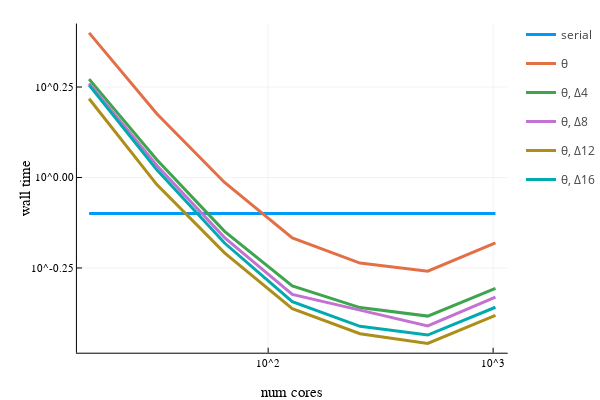

Source (notebook cell):
### Code cell
ncores = [16, 32, 64, 128, 256, 512, 1024]
# ranks = [2, 4, 8, 12, 16, 32, 64]
ranks = [4, 8, 12, 16]
ml = 4
cf = 4
tol = 1e-6

function readΔ(rank, nc) return parseTiming("ks_Delta$(rank)_nc$(nc)_cf$(cf)_ml$(ml)", tol) end
readθ = nc -> parseTiming("ks_nc$(nc)_cf$(cf)_ml$(ml)", tol)
# function readΔ(rank, nc) return parseTiming("ks_Delta$(rank)_nc$(nc)_cf$(cf)_ml$(ml)") end
# readθ = nc -> parseTiming("ks_nc$(nc)_cf$(cf)_ml$(ml)")

# serial timing
tser = parseTiming("ks_ml1")
pl = plot(ncores, x->tser, linewidth=3, label="serial", xaxis=("num cores", :log), yaxis=("wall time", :log))

# θ timing
# tθ = zeros(length(ncores))
# for i in 1:length(ncores)
#     tθ[i] = parseTiming("ks_nc$(ncores[i])_cf$(cf)_ml$(ml)")
# end
itersθ = parseIters("ks_nc$(ncores[1])_cf4_ml4")
tθ = readθ.(ncores)
println("θ iters: $(itersθ)")
println("θ speedup: $(tser/minimum(tθ)) @ $(ncores[argmin(tθ)])")
plot!(pl, ncores, tθ, linewidth=3, label="θ")

# Δ timings
for rank in ranks
    tΔ = zeros(length(ncores)) 
    itersΔ = parseIters("ks_Delta$(rank)_nc$(ncores[1])_cf$(cf)_ml$(ml)")
    for i in 1:length(ncores)
        tΔ[i] = readΔ(rank, ncores[i])
    end
    println("Δ$(rank) iters: $(itersΔ)")
    println("Δ$(rank) speedup: $(tser/minimum(tΔ)) @ $(ncores[argmin(tΔ)])")
    plot!(pl, ncores, tΔ, linewidth=3, label="θ, Δ$(rank)")
end
savefig(pl, "scaling_cf$(cf)_ml$(ml).png")
plot!()

# println("fmg iters: $(itersfmg)")
# println("fmg speedup: $(tser/minimum(tfmg)) @ $(ncores[argmin(tfmg)])")

### Figure 1 — Plotly figure (JSON) as saved in the notebook; plotly's stock layout.template omitted (floating-point values rounded to 4 significant figures)
{"data": [{"colorbar": {"title": ""}, "legendgroup": "serial", "line": {"color": "rgba(0, 154, 250, 1.000)", "dash": "solid", "shape": "linear", "width": 3}, "mode": "lines", "name": "serial", "showlegend": true, "type": "scatter", "x": [16, 32, 64, 128, 256, 512, 1024], "xaxis": "x", "y": [0.7954, 0.7954, 0.7954, 0.7954, 0.7954, 0.7954, 0.7954], "yaxis": "y", "zmax": null, "zmin": null}, {"colorbar": {"title": ""}, "legendgroup": "θ", "line": {"color": "rgba(227, 111, 71, 1.000)", "dash": "solid", "shape": "linear", "width": 3}, "mode": "lines", "name": "θ", "showlegend": true, "type": "scatter", "x": [16, 32, 64, 128, 256, 512, 1024], "xaxis": "x", "y": [2.51, 1.5, 0.969, 0.681, 0.58, 0.551, 0.66], "yaxis": "y", "zmax": null, "zmin": null}, {"colorbar": {"title": ""}, "legendgroup": "θ, Δ4", "line": {"color": "rgba(62, 164, 78, 1.000)", "dash": "solid", "shape": "linear", "width": 3}, "mode": "lines", "name": "θ, Δ4", "showlegend": true, "type": "scatter", "x": [16, 32, 64, 128, 256, 512, 1024], "xaxis": "x", "y": [1.87, 1.12, 0.71, 0.502, 0.437, 0.414, 0.494], "yaxis": "y", "zmax": null, "zmin": null}, {"colorbar": {"title": ""}, "legendgroup": "θ, Δ8", "line": {"color": "rgba(195, 113, 210, 1.000)", "dash": "solid", "shape": "linear", "width": 3}, "mode": "lines", "name": "θ, Δ8", "showlegend": true, "type": "scatter", "x": [16, 32, 64, 128, 256, 512, 1024], "xaxis": "x", "y": [1.82, 1.08, 0.682, 0.475, 0.43, 0.389, 0.467], "yaxis": "y", "zmax": null, "zmin": null}, {"colorbar": {"title": ""}, "legendgroup": "θ, Δ12", "line": {"color": "rgba(172, 142, 24, 1.000)", "dash": "solid", "shape": "linear", "width": 3}, "mode": "lines", "name": "θ, Δ12", "showlegend": true, "type": "scatter", "x": [16, 32, 64, 128, 256, 512, 1024], "xaxis": "x", "y": [1.65, 0.956, 0.619, 0.434, 0.37, 0.348, 0.416], "yaxis": "y", "zmax": null, "zmin": null}, {"colorbar": {"title": ""}, "legendgroup": "θ, Δ16", "line": {"color": "rgba(0, 170, 174, 1.000)", "dash": "solid", "shape": "linear", "width": 3}, "mode": "lines", "name": "θ, Δ16", "showlegend": true, "type": "scatter", "x": [16, 32, 64, 128, 256, 512, 1024], "xaxis": "x", "y": [1.8, 1.05, 0.659, 0.454, 0.388, 0.367, 0.438], "yaxis": "y", "zmax": null, "zmin": null}], "layout": {"annotations": [], "height": 400, "legend_position": {"bgcolor": "rgba(255, 255, 255, 1.000)", "bordercolor": "rgba(0, 0, 0, 1.000)", "borderwidth": 1, "font": {"color": "rgba(0, 0, 0, 1.000)", "family": "sans-serif", "size": 11}, "title": {"font": {"color": "rgba(0, 0, 0, 1.000)", "family": "sans-serif", "size": 15}, "text": ""}, "tracegroupgap": 0, "traceorder": "normal", "x": 1, "xanchor": "auto", "y": 1, "yanchor": "auto"}, "margin": {"b": 20, "l": 0, "r": 0, "t": 20}, "paper_bgcolor": "rgba(255, 255, 255, 1.000)", "plot_bgcolor": "rgba(255, 255, 255, 1.000)", "showlegend": true, "width": 600, "xaxis": {"anchor": "y", "domain": [0.1505, 0.9934], "gridcolor": "rgba(0, 0, 0, 0.100)", "gridwidth": 0.5, "linecolor": "rgba(0, 0, 0, 1.000)", "mirror": false, "range": [1.15, 3.064], "showgrid": true, "showline": true, "showticklabels": true, "tickangle": 0, "tickcolor": "rgb(0, 0, 0)", "tickfont": {"color": "rgba(0, 0, 0, 1.000)", "family": "sans-serif", "size": 11}, "tickmode": "array", "ticks": "inside", "ticktext": ["10^2", "10^3"], "tickvals": [100, 1000], "title": "num cores", "titlefont": {"color": "rgba(0, 0, 0, 1.000)", "family": "sans-serif", "size": 15}, "type": "log", "visible": true, "zeroline": false, "zerolinecolor": "rgba(0, 0, 0, 1.000)"}, "yaxis": {"anchor": "x", "domain": [0.07581, 0.9902], "gridcolor": "rgba(0, 0, 0, 0.100)", "gridwidth": 0.5, "linecolor": "rgba(0, 0, 0, 1.000)", "mirror": false, "range": [-0.4842, 0.4254], "showgrid": true, "showline": true, "showticklabels": true, "tickangle": 0, "tickcolor": "rgb(0, 0, 0)", "tickfont": {"color": "rgba(0, 0, 0, 1.000)", "family": "sans-serif", "size": 11}, "tickmode": "array", "ticks": "inside", "ticktext": ["10^-0.25", "10^0.00", "10^0.25"], "tickvals": [0.5623, 1, 1.778], "title": "wall time", "titlefont": {"color": "rgba(0, 0, 0, 1.000)", "family": "sans-serif", "size": 15}, "type": "log", "visible": true, "zeroline": false, "zerolinecolor": "rgba(0, 0, 0, 1.000)"}}}
